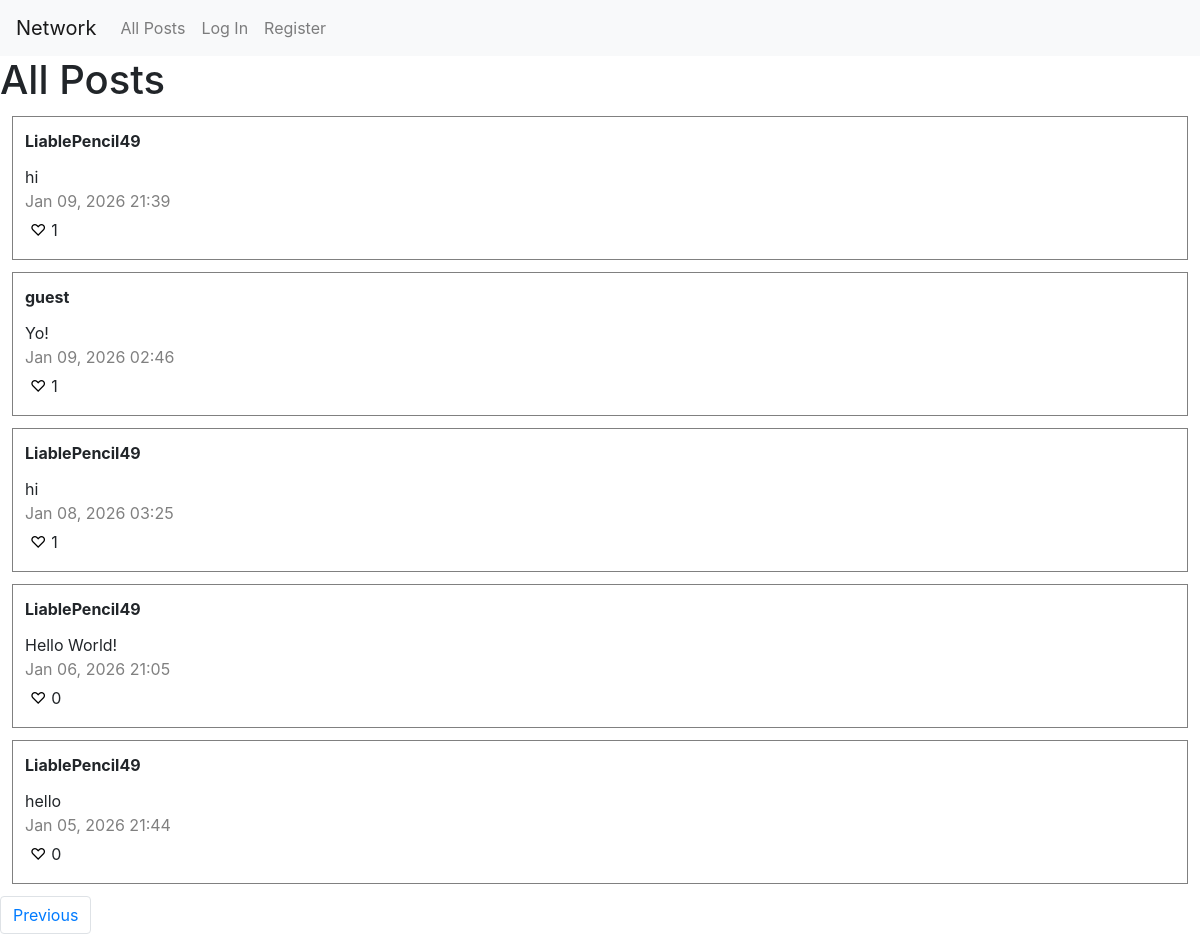
Screenshot of /?page=2 with the database file from the repository.
### network/models.py (models this page shows)
class Post(models.Model):
    creator = models.ForeignKey(User, on_delete=models.CASCADE, related_name="posts")
    content = models.TextField(max_length=2000)
    timestamp = models.DateTimeField(auto_now_add=True)

class User(AbstractUser):
    pass

### network/views.py (the view)
# urls.py: path("", views.index, name="index"),
def index(request):
    posts = Post.objects.select_related("creator").order_by("-timestamp")
    try:
        liked = []
        for post in posts:
            if Like.objects.filter(liker=request.user, post=post).exists():
                liked.append(post)
    except TypeError:
        liked = None
    page_number = request.GET.get('page')
    page = pagination(posts, page_number)
    return render(request, "network/index.html", { "page": page, "liked": liked })

### network/views.py (called while the page is built)
def pagination(posts, page_number):
    paginator = Paginator(posts, 10)
    try:
        page = paginator.page(page_number)
    except PageNotAnInteger:
        page = paginator.page(1)
    except EmptyPage:
        page = paginator.page(paginator.num_pages)
    return page

### network/templates/network/index.html (shortened to what this page needs)
{% extends "network/layout.html" %}
{% block body %}
<h1>All Posts</h1>
<div class="posts">
    {% for post in page %}
        <div class="post">
            <strong><a class="username" href="{% url 'profile' username=post.creator.username %}">{{ post.creator.username }}</a></strong>
            <p id="content-{{ post.id }}">{{ post.content }}</p>
            <p id="timestamp">{{ post.timestamp|date:"M d, Y H:i" }}</p>
                <button data-post-id="{{ post.id }}" class="{% if post in liked %}filled heart{% else %}heart{% endif %}">{% if post in liked %}&#9829;{% else %}&#9825;{% endif %}</button><span id="likes-{{ post.id }}">{{ post.likes.count }}</span>
        </div>
    {% empty %}
        <p>No posts yet.</p>
    {% endfor %}
</div>
<ul class="pagination">
    {% if page.has_previous %}
    <li class="page-item"><a class="page-link" href="?page={{ page.previous_page_number }}">Previous</a></li>
    {% endif %}
</ul>
{% endblock %}

### network/static/network/styles.css (style rules this page uses)
.posts { width: 100%; }
.post { border: 1px solid grey; padding: 12px; margin: 12px; padding-top: 12px; position: relative; z-index: 1; }
.username { display: inline-block; color: inherit; text-decoration: none; padding-bottom: 12px; }
p { margin: 0; }
.heart { border: none; outline: none; background-color: white; padding: 5px; cursor: pointer; }
#timestamp { color: grey; }

### rows the page displays
Post: creator.username "LiablePencil49", content "hi", timestamp "Jan 09, 2026 21:39", likes.count "1"
Post: creator.username "guest", content "Yo!", timestamp "Jan 09, 2026 02:46", likes.count "1"
Post: creator.username "LiablePencil49", content "hi", timestamp "Jan 08, 2026 03:25", likes.count "1"
Post: creator.username "LiablePencil49", content "Hello World!", timestamp "Jan 06, 2026 21:05", likes.count "0"
Post: creator.username "LiablePencil49", content "hello", timestamp "Jan 05, 2026 21:44", likes.count "0"
